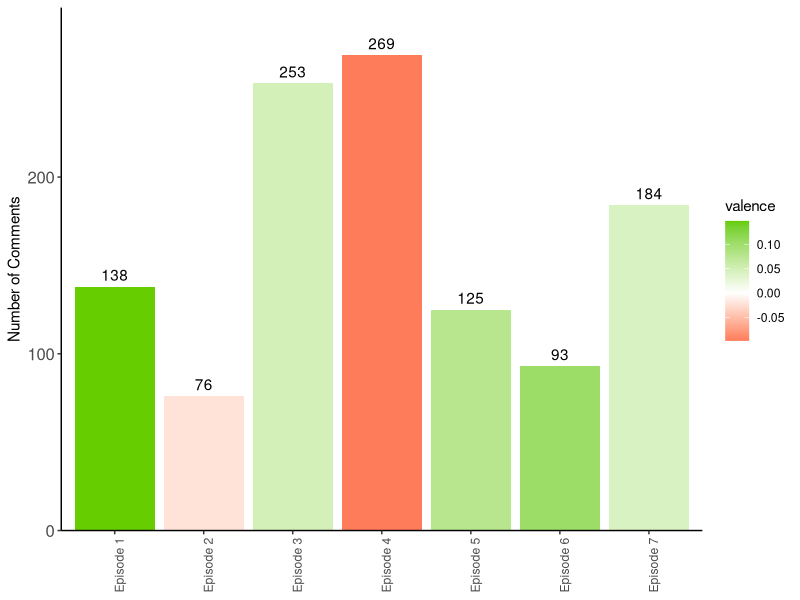
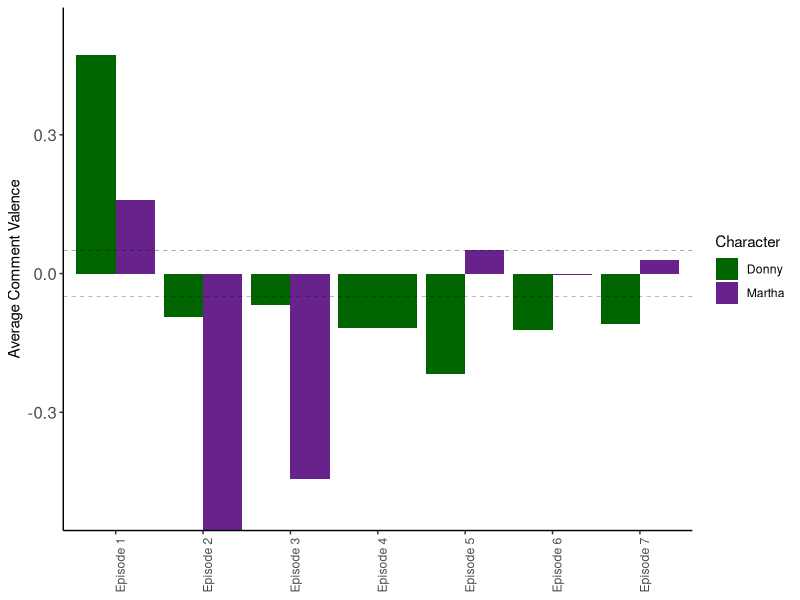
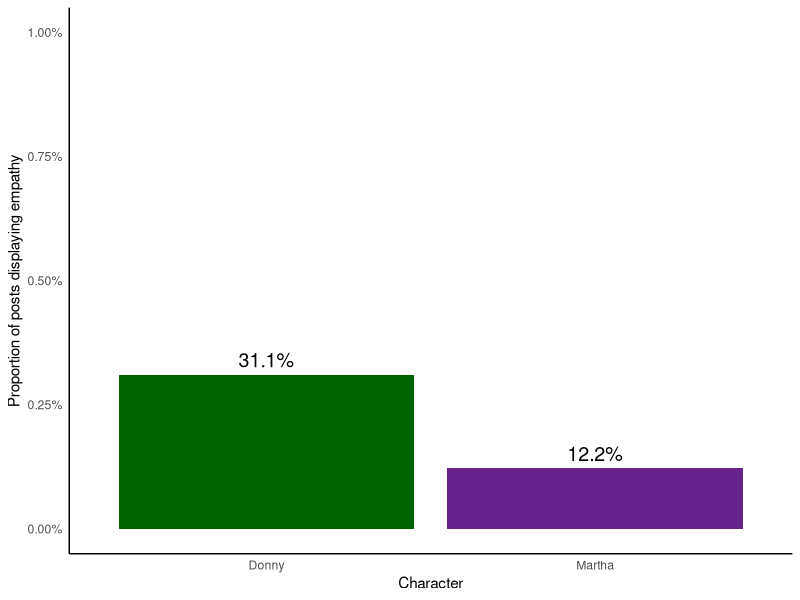
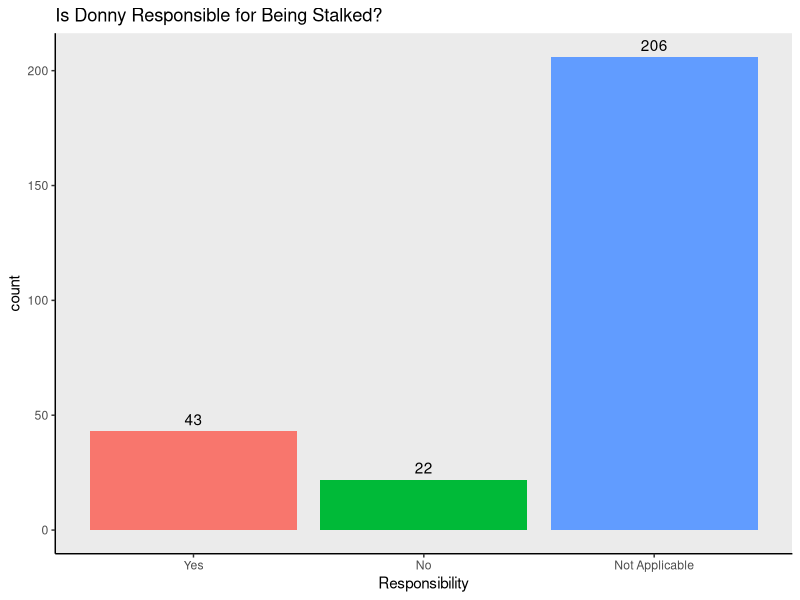
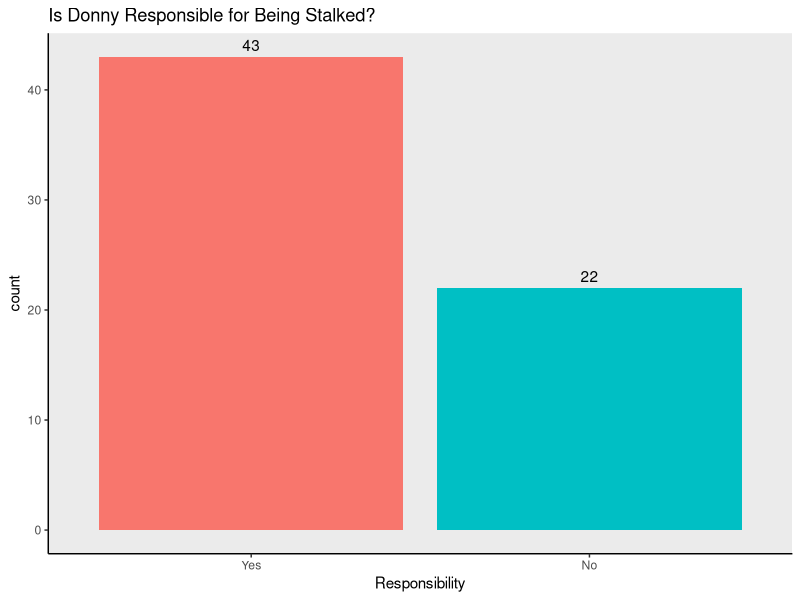
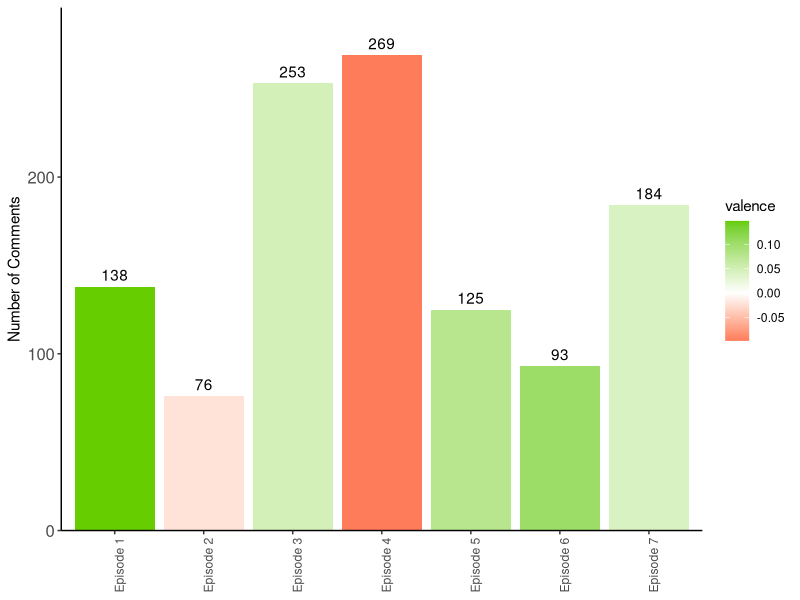
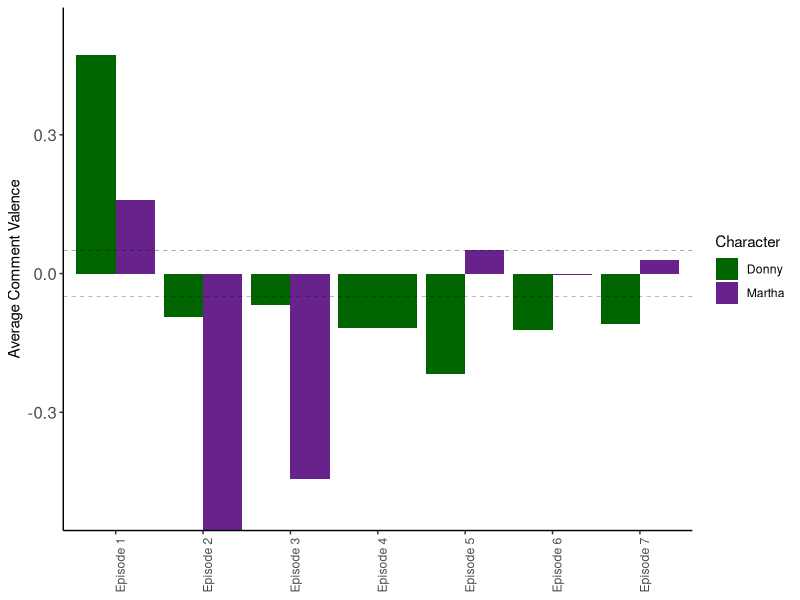
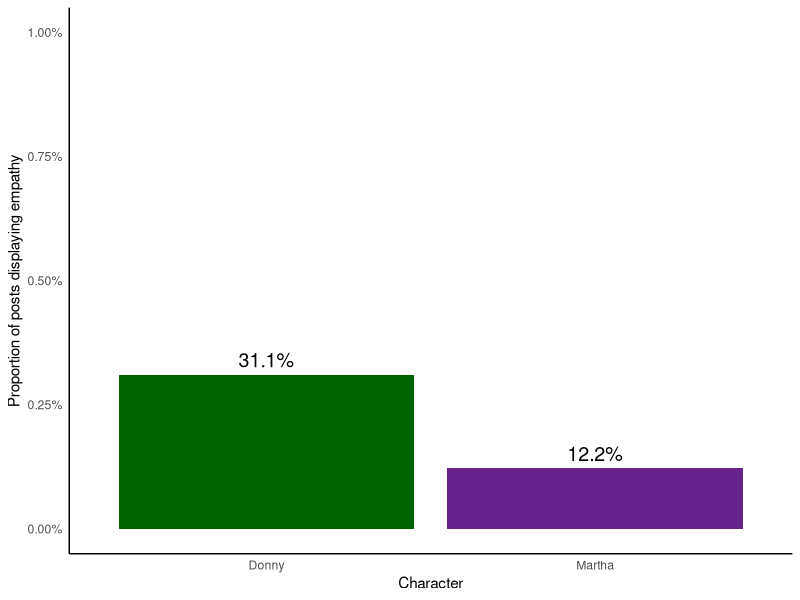

Write the R code that produced these figures, in order.
## ---- chunk 1
library(tidyverse)
library(gridExtra)
library(wordcloud)
library(tm)
setwd("/Users/tim/Documents/DS_projects/BabyReindeer")
df <- read_csv("data/MasterData.csv")

#create new variable that combines all the mention data
df <- df %>% mutate(mentions = as.factor(case_when(donny == 1 & martha == 1 ~ "Both", 
                                         donny == 1 & martha == 0 ~ "Donny",
                                         donny == 0 & martha == 1 ~ "Martha",
                                         donny == 0 & martha == 0 ~ "Neither")), 
                    title = as.factor(title),)

## ---- chunk 2
fig_1 <- df %>% group_by(title) %>% summarize(comments = n(), 
                                              valence = mean(Vader_compound)) %>% 
  ggplot(aes(x = title, y = comments, fill = valence)) + 
  geom_bar(stat = "identity") + 
  geom_text(aes(label = comments), vjust = -0.5) +
  xlab(NULL) + 
  ylab("Number of Comments") + 
  theme_classic() + 
  scale_x_discrete(labels = c("Episode 1", "Episode 2", "Episode 3", "Episode 4", "Episode 5", "Episode 6", "Episode 7")) +
  theme(axis.text.x = element_text(angle = 90, hjust = 1)) + 
  theme(axis.text.y = element_text(size = 12))+ 
  scale_y_continuous(expand = expansion(mult = c(0, 0.1))) + 
  scale_fill_gradient2(low = "red", high = "chartreuse3", midpoint = 0) 
ggsave("Figures/fig_1.png", fig_1)
fig_1
## ---- chunk 3
fig_2 <- df %>% filter(mentions %in% c("Donny", "Martha")) %>% group_by(title, mentions) %>% summarize(Valence = mean(Vader_compound)) %>% 
  ggplot(aes(x = title, y = Valence, fill = mentions)) +
  geom_bar(stat = "identity", position = "dodge") + 
  geom_hline(yintercept = 0.05, linetype = "dashed", linewidth = 0.1) +
  geom_hline(yintercept = -0.05, linetype = "dashed", , linewidth = 0.1) +
  xlab(NULL) +
  ylab("Average Comment Valence") + 
  labs(fill = "Character") + 
  scale_x_discrete(labels = c("Episode 1", "Episode 2", "Episode 3", "Episode 4", "Episode 5", "Episode 6", "Episode 7")) +
  theme_classic() + 
  theme(axis.text.x = element_text(angle = 90, hjust = 1)) + 
  theme(axis.text.y = element_text(size = 12))+ 
  scale_y_continuous(expand = expansion(mult = c(0, 0.1))) + 
  scale_fill_manual(values=c("Donny"="darkgreen", "Martha"="darkorchid4"))
ggsave("Figures/fig_2.png", fig_2)
fig_2
## ---- chunk 4
df_m <- read_csv("data/martha_empathy_labels.csv")
df_d <- read_csv("data/donny_empathy_labels.csv")
#Graph depicting the proportion of empathy shown towards a character between martha and Donny
df_mad <- rbind(df_d %>% select(Empathy) %>%mutate(Person = 'Donny') , df_m %>% select(Empathy) %>%mutate(Person = 'Martha'))
#drop na
df_mad <- df_mad %>% mutate(Empathy = case_when(Empathy == 99 ~ NA, 
                                               Empathy == 1 ~ 1, 
                                               Empathy == 0 ~ 0)) %>% 
                    filter(!is.na(Empathy))

# Summarize the proportion of 1's for each person
summary_data <- df_mad %>%
  group_by(Person) %>%
  summarize(Proportion = mean(Empathy))
## ---- chunk 5

# Create the plot
fig_3 <- ggplot(summary_data, aes(x = Person, y = Proportion, fill = Person)) +
  geom_bar(stat = "identity") +
  geom_text(aes(label = paste0(round(Proportion*100, 1), "%")), vjust = -0.5, size = 5) + 
  labs(y = "Proportion of posts displaying empathy",
       x = "Character") +
  scale_fill_manual(values=c("Donny"="darkgreen", "Martha"="darkorchid4")) +
  theme_minimal() +
  theme(legend.position = "none", 
        panel.grid.major = element_blank(),  
        panel.grid.minor = element_blank(),   
        axis.line = element_line(color = "black") ) +
  scale_y_continuous(labels = scales::percent_format(scale = 1), limits = c(0, 1))


ggsave("Figures/fig_3.png", fig_3)
fig_3
## ---- chunk 6
df_d %>% mutate(Responsibility = case_when(Responsibility == 1 ~ 'Yes', 
                                           Responsibility == 0 ~ 'No', 
                                           Responsibility == 99 ~ 'Not Applicable'), 
                Responsibility = factor(Responsibility, levels = c('Yes', 'No', 'Not Applicable'))) %>% 
  group_by(Responsibility) %>% summarize(count = n()) %>% ggplot(aes(x = Responsibility, y = count, fill = Responsibility)) +
  geom_bar(stat = "identity") + 
  geom_text(aes(label = count), vjust = -0.5) + 
  ggtitle('Is Donny Responsible for Being Stalked?') + 
  theme(legend.position = "none", 
        panel.grid.major = element_blank(),  
        panel.grid.minor = element_blank(),   
        axis.line = element_line(color = "black") ) 

  
## ---- chunk 7
df_d %>% filter(Responsibility != 99) %>% mutate(Responsibility = case_when(Responsibility == 1 ~ 'Yes', 
                                           Responsibility == 0 ~ 'No'), 
                Responsibility = factor(Responsibility, levels = c('Yes', 'No'))) %>% 
  group_by(Responsibility) %>% summarize(count = n()) %>% ggplot(aes(x = Responsibility, y = count, fill = Responsibility)) +
  geom_bar(stat = "identity") + 
  geom_text(aes(label = count), vjust = -0.5) + 
  ggtitle('Is Donny Responsible for Being Stalked?') + 
  theme(legend.position = "none", 
        panel.grid.major = element_blank(),  
        panel.grid.minor = element_blank(),   
        axis.line = element_line(color = "black") ) 

  
